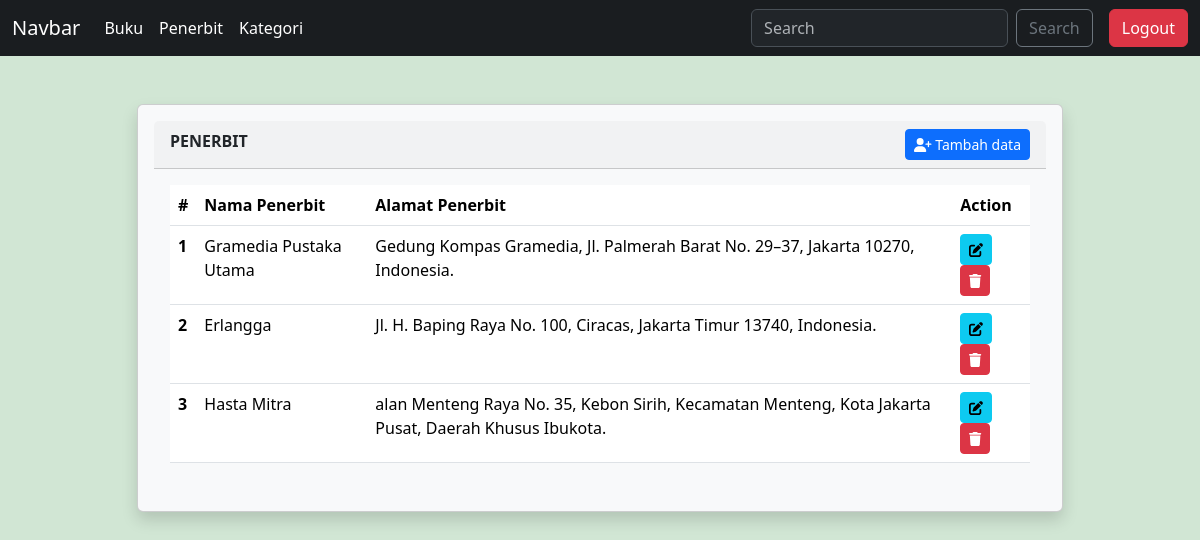
Page /penerbit/index.php on the committed database.
### tables this page shows
CREATE TABLE `penerbit` (
  `id` int(11) NOT NULL,
  `nm_penerbit` varchar(100) NOT NULL,
  `al_penerbit` varchar(100) NOT NULL
);

### penerbit/index.php (the view, shortened to what this page needs)
<!DOCTYPE html>
<html lang="en">
<head>
    <link href="https://cdn.jsdelivr.net/npm/bootstrap@5.3.8/dist/css/bootstrap.min.css" rel="stylesheet"
>
    <link rel="stylesheet" href="../css/all.css">
</head>
<body style="background-color:#d1e6d4">
    <?php
    include_once("../navbar.php");
    ?>
    <div class="container">
        <div class="row my-5">
            <div class="col-10 m-auto">
                <div class="card shadow p-3 mb-5 bg-body-tertiary rounded">
                    <div class="card-header">
                        <b>PENERBIT</b>
                        <a href="form_tambah.php" class="float-end btn btn-primary btn-sm"><i class="fa-solid fa-user-plus"></i> Tambah data</a>
                    </div>
                    <div class="card-body">
                        <table class="table">
                            <thead>
                                <tr>
                                    <th scope="col">#</th>
                                    <th scope="col">Nama Penerbit</th>
                                    <th scope="col">Alamat Penerbit</th>
                                    <th scope="col">Action</th>
                                </tr>
                            </thead>
                            <tbody>
                                <?php
                                include("../koneksi.php");
                                $qry = "SELECT * FROM penerbit";
                                $tampil = mysqli_query($koneksi,$qry);
                                $nomor = 1;
                                foreach($tampil as $data){
                                ?>
                                <tr>
                                    <th scope="row"><?=$nomor++?></th>
                                    <td><?=$data['nm_penerbit']?></td>
                                    <td><?=$data['al_penerbit']?></td>
                                    <td>
                                        <a href="formedit.php?id=<?=$data['id']?>" class="btn btn-info btn-sm"><i class="fa-solid fa-pen-to-square"></i></a>
                                        <button class="btn btn-danger btn-sm" data-bs-toggle="modal" data-bs-target="#modalhapus<?=$data['id']?>"><i class="fa-solid fa-trash"></i></button>
                                    </td>
                                </tr>
                                <?php
                                }
                                ?>
                            </tbody>
                        </table>
                    </div>
                </div>
            </div>
        </div>
    </div>
</body>
</html>

### rows in the picture
penerbit: nm_penerbit "Gramedia Pustaka Utama", al_penerbit "Gedung Kompas Gramedia, Jl. Palmerah Barat No. 29–37, Jakarta 10270, Indonesia."
penerbit: nm_penerbit "Erlangga", al_penerbit "Jl. H. Baping Raya No. 100, Ciracas, Jakarta Timur 13740, Indonesia."
penerbit: nm_penerbit "Hasta Mitra", al_penerbit "alan Menteng Raya No. 35, Kebon Sirih, Kecamatan Menteng, Kota Jakarta Pusat, Daerah Khusus Ibukota."
